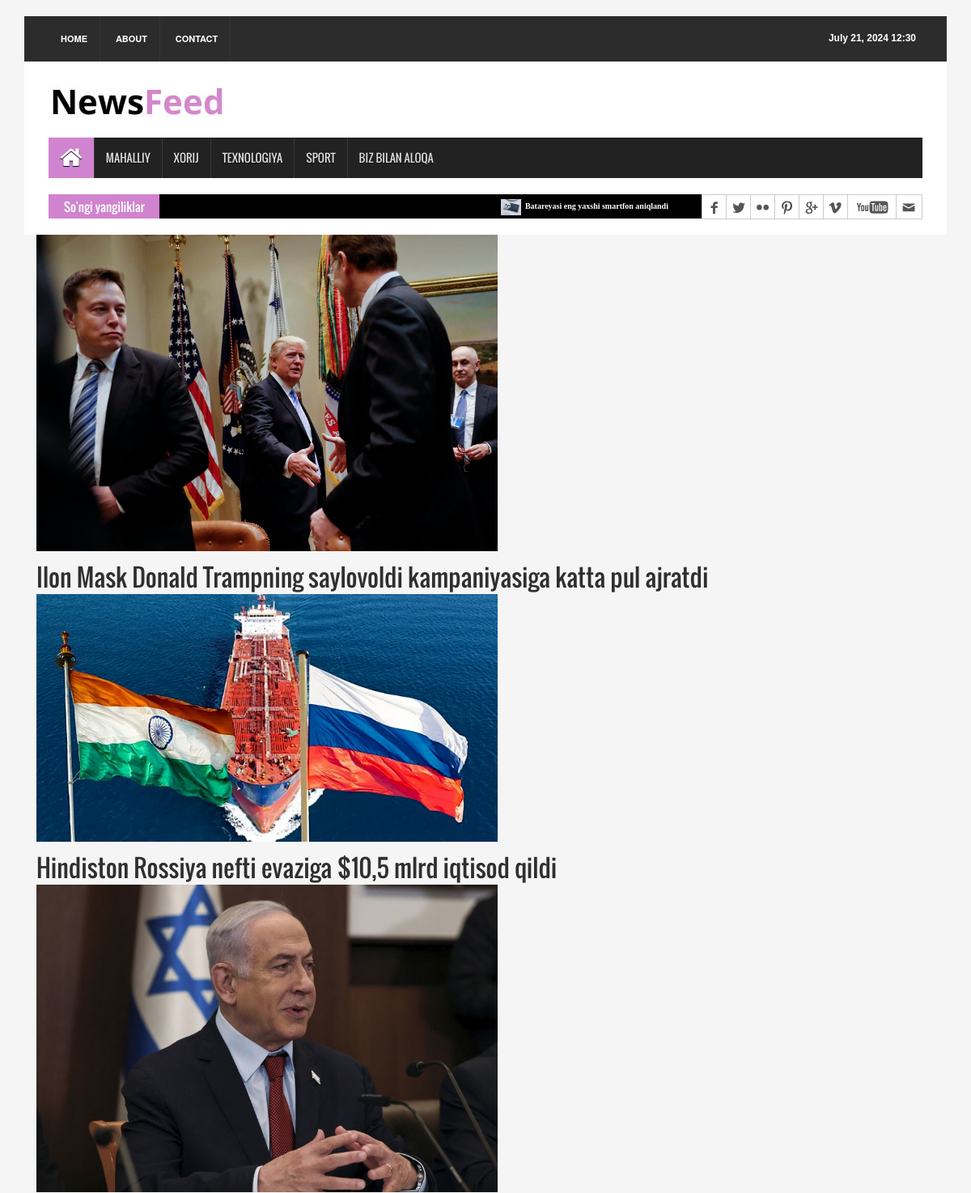
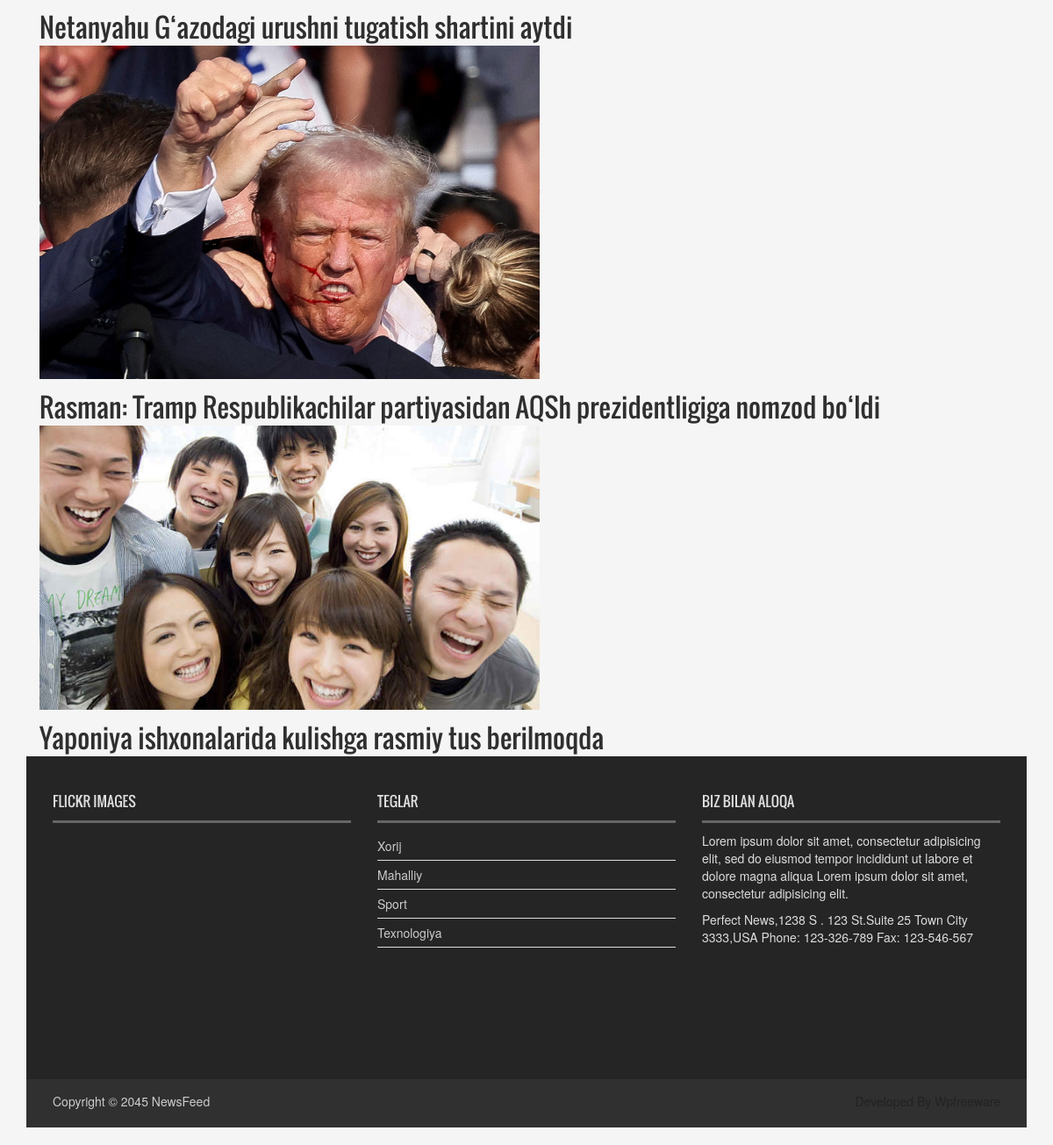
The page /foreign/ on the database its author committed (2 pictures, top to bottom).
### news_app/models.py (models this page shows, shortened)
class News(models.Model):
    class Status(models.TextChoices):
        Draft = 'DF', 'Draft'
        Published = 'PB', 'Published'
    title = models.CharField(max_length=250)
    slug = models.SlugField(max_length=250)
    body = models.TextField()
    image = models.ImageField(upload_to='news/images')
    category = models.ForeignKey(Categories, on_delete=models.CASCADE)
    published_time = models.DateTimeField(default=timezone.now)
    created_time = models.DateTimeField(auto_now_add=True)
    updated_time = models.DateTimeField(auto_now=True)
    status = models.CharField(
        max_length=2,
        choices=Status.choices,
        default=Status.Draft
    )
    objects = models.Manager()
    published = PublishedManager()
    class Meta:
        verbose_name = 'New'
        verbose_name_plural = 'News'
        ordering = ['-published_time']
    def get_absolute_url(self):
        return reverse('news_detail_page', args=[self.slug])

class Categories(models.Model):
    name = models.CharField(max_length=150)
    class Meta:
        verbose_name = 'Category'
        verbose_name_plural = 'Categories'
        ordering = ['-id']

### news_app/views.py (the view)
# urls.py: path('foreign/', ForeignNewsView.as_view(), name='foreign_news_page'),
class ForeignNewsView(ListView):
    model = News
    template_name = 'news/xorij.html'
    context_object_name = 'xorij_yangiliklar'
    def get_queryset(self):
        news = self.model.published.all().filter(category__name="Xorij")
        return news

### news_app/context_processor.py (called while the page is built)
def latest_news(request):
    latest_news = News.published.all().order_by('-published_time')[:10]
    categories = Categories.objects.all()
    context = {
        'latest_news': latest_news,
        'categories': categories
    }
    return context

### news_app/models.py (called while the page is built)
    def get_queryset(self):
        return super().get_queryset().filter(status=News.Status.Published)

### templates/news/xorij.html (shortened to what this page needs)
{% extends 'news/base.html' %}
{% load static %}
{% block content %}
  {% for news in xorij_yangiliklar %}
    <div class="container">
      <div class="row">
        <div class="col-md-12 news-item">
          <a href="{{ news.get_absolute_url }}">
            <img src="{{ news.image.url }}" alt="{{ news.title }}" style="width:50%;">
            <h2>{{ news.title }}</h2>
          </a>
        </div>
      </div>
    </div>
  {% endfor %}
{% endblock content %}

### templates/news/base.html (shortened to what this page needs)
{% load static %}
<!DOCTYPE html>
<body>
<head>
<link rel="stylesheet" type="text/css" href="{% static 'assets/css/bootstrap.min.css' %}">
<link rel="stylesheet" type="text/css" href="{% static 'assets/css/font-awesome.min.css' %}">
<link rel="stylesheet" type="text/css" href="{% static 'assets/css/animate.css' %}">
<link rel="stylesheet" type="text/css" href="{% static 'assets/css/font.css' %}">
<link rel="stylesheet" type="text/css" href="{% static 'assets/css/li-scroller.css' %}">
<link rel="stylesheet" type="text/css" href="{% static 'assets/css/slick.css' %}">
<link rel="stylesheet" type="text/css" href="{% static 'assets/css/jquery.fancybox.css' %}">
<link rel="stylesheet" type="text/css" href="{% static 'assets/css/theme.css' %}">
<link rel="stylesheet" type="text/css" href="{% static 'assets/css/style.css' %}">
</head>
<div>
<div class="container">
  <header id="header">
    <div class="row">
      <div class="col-lg-12 col-md-12 col-sm-12">
        <div class="header_top">
          <div class="header_top_left">
            <ul class="top_nav">
              <li><a href="{% url 'home_page' %}">Home</a></li>
              <li><a href="#">About</a></li>
              <li><a href="{% url 'contact_page' %}">Contact</a></li>
            </ul>
          </div>
          <div class="header_top_right">
            <p>{% now "F j, Y H:i" %}</p>
          </div>
        </div>
      </div>
      <div class="col-lg-12 col-md-12 col-sm-12">
        <div class="header_bottom">
          <div class="logo_area"><a href="{% url 'home_page' %}" class="logo"><img src="{% static 'images/logo.jpg' %}" alt=""></a></div>
        </div>
      </div>
    </div>
  </header>
  <section id="navArea">
    <nav class="navbar navbar-inverse" role="navigation">
      <div id="navbar" class="navbar-collapse collapse">
        <ul class="nav navbar-nav main_nav">
          <li class="active"><a href="{% url 'home_page' %}"><span class="fa fa-home desktop-home"></span><span class="mobile-show">Home</span></a></li>
          <li><a href="{% url 'local_news_page' %}">Mahalliy</a></li>
          <li><a href="{% url 'foreign_news_page' %}">Xorij</a></li>
          <li><a href="{% url 'technology_news_page' %}">Texnologiya</a></li>
          <li><a href="{% url 'sport_news_page' %}">Sport</a></li>
          <li><a href="{% url 'contact_page' %}">Biz bilan aloqa</a></li>
        </ul>
      </div>
    </nav>
  </section>
  <section id="newsSection">
    <div class="row">
      <div class="col-lg-12 col-md-12">
        <div class="latest_newsarea"> <span>So'ngi yangiliklar</span>
          <ul id="ticker01" class="news_sticker">
            {% for news in latest_news %}
            <li><a href="#"><img src="{{ news.image.url }}" alt="">{{  news.title }}</a></li>
            {% endfor %}
          </ul>
          <div class="social_area">
            <ul class="social_nav">
              <li class="facebook"><a href="#"></a></li>
              <li class="twitter"><a href="#"></a></li>
              <li class="flickr"><a href="#"></a></li>
              <li class="pinterest"><a href="#"></a></li>
              <li class="googleplus"><a href="#"></a></li>
              <li class="vimeo"><a href="#"></a></li>
              <li class="youtube"><a href="#"></a></li>
              <li class="mail"><a href="#"></a></li>
            </ul>
          </div>
        </div>
      </div>
    </div>
  </section>
  {% block content %}
  {% endblock content %}
  <footer id="footer">
    <div class="footer_top">
      <div class="row">
        <div class="col-lg-4 col-md-4 col-sm-4">
          <div class="footer_widget wow fadeInLeftBig">
            <h2>Flickr Images</h2>
          </div>
        </div>
        <div class="col-lg-4 col-md-4 col-sm-4">
          <div class="footer_widget wow fadeInDown">
            <h2>Teglar</h2>
            <ul class="tag_nav">
              {% for category in categories %}
              <li><a href="#">{{ category.name }}</a></li>
              {% endfor %}
            </ul>
          </div>
        </div>
        <div class="col-lg-4 col-md-4 col-sm-4">
          <div class="footer_widget wow fadeInRightBig">
            <h2>Biz bilan aloqa</h2>
            <p>Lorem ipsum dolor sit amet, consectetur adipisicing elit, sed do eiusmod tempor incididunt ut labore et dolore magna aliqua Lorem ipsum dolor sit amet, consectetur adipisicing elit.</p>
            <address>
            Perfect News,1238 S . 123 St.Suite 25 Town City 3333,USA Phone: 123-326-789 Fax: 123-546-567
            </address>
          </div>
        </div>
      </div>
    </div>
    <div class="footer_bottom">
      <p class="copyright">Copyright &copy; 2045 <a href="index.html">NewsFeed</a></p>
      <p class="developer">Developed By Wpfreeware</p>
    </div>
  </footer>
</div>
</body>

### static/assets/css/li-scroller.css (style rules this page uses)
ul.newsticker { position:relative; left:750px; font:bold 10px Verdana; list-style-type:none; margin:0; padding:0 }
ul.newsticker li { float:left; margin:0; padding:0 }
ul.newsticker a { white-space:nowrap; padding:0; color:#fff; margin:0 50px 0 0 }
ul.newsticker a > img { height:20px; margin-right:5px; width:25px }

### static/assets/css/theme.css (style rules this page uses)
.navbar-inverse .navbar-nav > .active > a, .navbar-inverse .navbar-nav > .active > a:hover, .navbar-inverse .navbar-nav > .active > a:focus { background-color:#d083cf }
.latest_newsarea span { background:none repeat scroll 0 0 #d083cf }

### rows shown on the page
News: image (picture), title "Batareyasi eng yaxshi smartfon aniqlandi"
News: image (picture), title "Ilon Mask Donald Trampning saylovoldi kampaniyasiga katta pul ajratdi"
News: image (picture), title "Hindiston Rossiya nefti evaziga $10,5 mlrd iqtisod qildi"
News: image (picture), title "Netanyahu G‘azodagi urushni tugatish shartini aytdi"
News: image (picture), title "Rasman: Tramp Respublikachilar partiyasidan AQSh prezidentligiga nomzod bo‘ldi"
News: image (picture), title "Yaponiya ishxonalarida kulishga rasmiy tus berilmoqda"
Categories: name "Xorij"
Categories: name "Mahalliy"
Categories: name "Sport"
Categories: name "Texnologiya"
